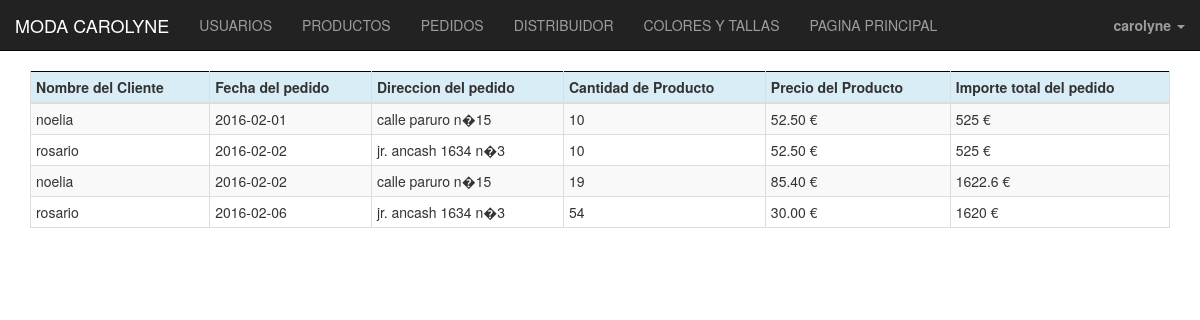
/administrador/pedidos.php (signed in), run on an earlier commit of the app's database.
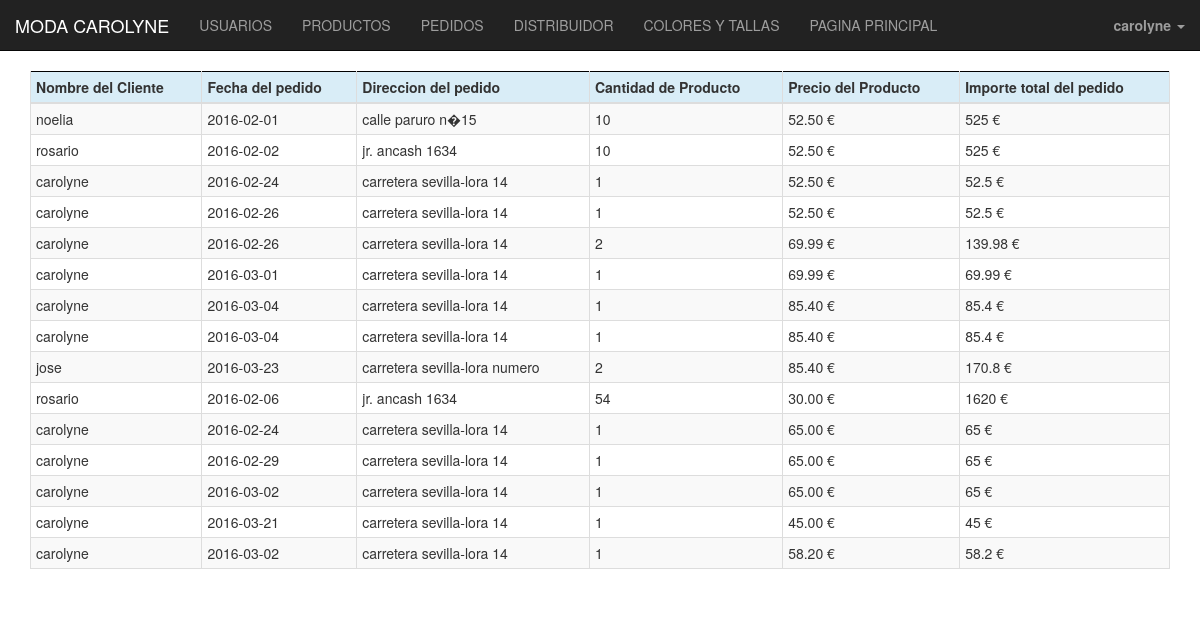
And on a later commit of the database.
### tables this page shows
CREATE TABLE IF NOT EXISTS `usuarios` (
  `codusuario` int(6) NOT NULL AUTO_INCREMENT,
  `Nombre` varchar(20) NOT NULL,
  `apellido` varchar(30) NOT NULL,
  `dni` varchar(9) NOT NULL,
  `localidad` varchar(45) NOT NULL,
  `provincia` varchar(30) NOT NULL,
  `pais` varchar(30) NOT NULL,
  `administrador` int(2) NOT NULL,
  `direccion` varchar(30) NOT NULL,
  `passwd` varchar(100) NOT NULL,
  `telefono` int(9) NOT NULL,
  `estilo` int(1) NOT NULL,
  PRIMARY KEY (`codusuario`)
);

CREATE TABLE IF NOT EXISTS `pedidos` (
  `codpedido` int(6) NOT NULL AUTO_INCREMENT,
  `codusuario` int(6) NOT NULL,
  `fechaemision` date NOT NULL,
  PRIMARY KEY (`codpedido`),
  KEY `fk_pedidos_1_idx` (`codusuario`)
);

CREATE TABLE IF NOT EXISTS `incluyen` (
  `codproducto` int(6) NOT NULL,
  `codpedido` int(6) NOT NULL,
  `cantidad` int(9) NOT NULL,
  PRIMARY KEY (`codproducto`,`codpedido`),
  KEY `fk_incluyen_1_idx` (`codpedido`)
);

CREATE TABLE IF NOT EXISTS `producto` (
  `codproducto` int(6) NOT NULL AUTO_INCREMENT,
  `coddistribuidor` int(6) NOT NULL,
  `nombre` varchar(50) NOT NULL,
  `descripcion` varchar(3000) NOT NULL,
  `stock` int(6) NOT NULL,
  `foto` varchar(200) NOT NULL,
  `categoria` varchar(30) NOT NULL,
  `precio` double(4,2) NOT NULL,
  `sexo` varchar(10) NOT NULL,
  PRIMARY KEY (`codproducto`),
  KEY `fk_producto_1_idx` (`coddistribuidor`)
);

### administrador/pedidos.php (the view, shortened to what this page needs)
<?php
  include_once("../plantilla/db_configuration.php");
?>
<!DOCTYPE html>
<html>
  <head>
      <link rel="stylesheet" href="http://maxcdn.bootstrapcdn.com/bootstrap/3.3.5/css/bootstrap.min.css">
      <link rel="stylesheet" href="">
</head>
  <body>
    <?php
        include "../plantilla/cabeceradmin.php"
    ?>
  <body>
    <?php
    $connection = new mysqli($db_host, $db_user, $db_password, $db_name);
      $connection->set_charset("utf8");
      if ($result = $connection->query("SELECT * from usuarios u join  pedidos p  on
u.codusuario=p.codusuario join incluyen i on p.codpedido=i.codpedido join producto pro on i.codproducto=pro.codproducto;")) {
      ?>
<div class="container">
          <table style="border:1px solid black" class="table table-striped table-bordered table-hover table-condensed">
          <thead>
            <tr class="info" >
              <th>Nombre del Cliente</th>
              <th>Fecha del pedido</th>
              <th>Direccion del pedido</th>
              <th>Cantidad de Producto</th>
              <th>Precio del Producto</th>
              <th>Importe total del pedido</th>
</tr>
          </thead>
      <?php
          while($obj = $result->fetch_object()) {
              echo "<tr>";
              echo "<td>".$obj->Nombre."</td>";
              echo "<td>".$obj->fechaemision."</td>";
                echo "<td>".$obj->direccion."</td>";
                  echo "<td>".$obj->cantidad."</td>";
                    echo "<td>".$obj->precio.'&nbsp€'."</td>";
                    echo "<td>".$obj->cantidad*$obj->precio.'&nbsp€'."</td>";
              echo "</tr>";
          }
      }
    ?>
  </table>
    </div>
  </body>
  </html>

What changed in the data, as far as the page shows it:
no longer on one of the page's lists (row edited): usuarios: Nombre "noelia", pedidos.fechaemision "2016-02-02", direccion "calle paruro n�15", incluyen.cantidad "19", producto.precio "85.40", incluyen.cantidad "1622.6"
changed usuarios "rosario": direccion "jr. ancash 1634 n�3" → "jr. ancash 1634"
now on this page (row edited): usuarios: Nombre "carolyne", pedidos.fechaemision "2016-02-24", direccion "carretera sevilla-lora 14", incluyen.cantidad "1", producto.precio "52.50", incluyen.cantidad "52.5", pedidos.fechaemision "2016-02-26", incluyen.cantidad "2", producto.precio "69.99", incluyen.cantidad "139.98", pedidos.fechaemision "2016-03-01", pedidos.fechaemision "2016-03-04", producto.precio "85.40", incluyen.cantidad "85.4", producto.precio "65.00", incluyen.cantidad "65", pedidos.fechaemision "2016-02-29", pedidos.fechaemision "2016-03-02", pedidos.fechaemision "2016-03-21", producto.precio "45.00", incluyen.cantidad "45", producto.precio "58.20", incluyen.cantidad "58.2"
added usuarios: Nombre "jose", pedidos.fechaemision "2016-03-23", direccion "carretera sevilla-lora numero", incluyen.cantidad "2", producto.precio "85.40", incluyen.cantidad "170.8"
